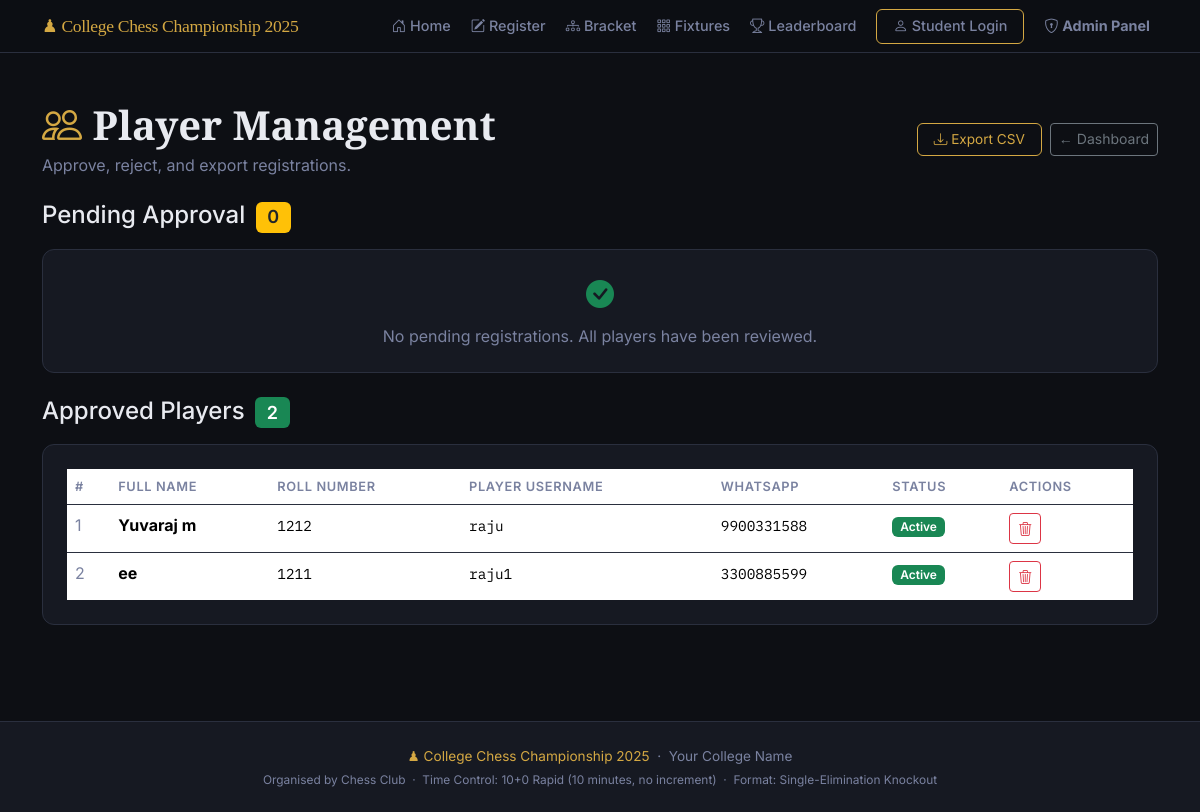
/admin/players (signed in), run on an earlier commit of the app's database.
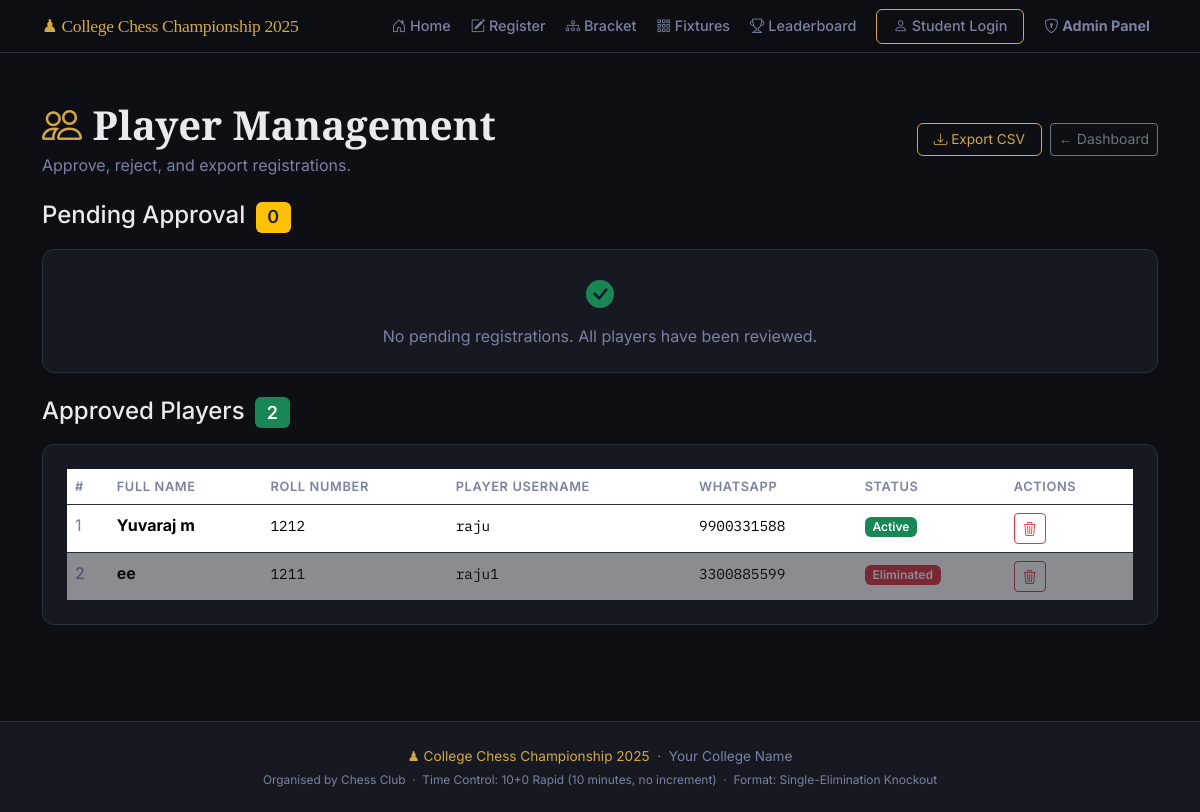
And on a later commit of the database.
### models.py (models this page shows, shortened)
class Player(db.Model):
    __tablename__ = "players"
    id = db.Column(db.Integer, primary_key=True)
    full_name      = db.Column(db.String(100), nullable=False)
    roll_number    = db.Column(db.String(50),  unique=True, nullable=False)
    chess_username = db.Column(db.String(50),  unique=True, nullable=False)
    whatsapp       = db.Column(db.String(20),  nullable=False)
    registered_at = db.Column(db.DateTime, default=datetime.utcnow)
    is_approved   = db.Column(db.Boolean, default=False)   # Admin must approve
    is_eliminated = db.Column(db.Boolean, default=False)   # Set True after a loss
    wins      = db.Column(db.Integer, default=0)   # Total match wins
    losses    = db.Column(db.Integer, default=0)   # Total match losses
    points    = db.Column(db.Integer, default=0)   # 1 per win, used for ranking
    bye_count = db.Column(db.Integer, default=0)   # Number of byes received
    matches_as_p1 = db.relationship(
        "Match", foreign_keys="Match.player1_id",
        backref="player1", lazy="dynamic"
    )
    matches_as_p2 = db.relationship(
        "Match", foreign_keys="Match.player2_id",
        backref="player2", lazy="dynamic"
    )
    matches_won = db.relationship(
        "Match", foreign_keys="Match.winner_id",
        backref="winner", lazy="dynamic"
    )

### app.py (the view)
    @app.route("/admin/players")
    @admin_required
    def admin_players():
        pending_players  = Player.query.filter_by(is_approved=False).order_by(Player.registered_at).all()
        approved_players = Player.query.filter_by(is_approved=True).order_by(Player.registered_at).all()
        return render_template(
            "admin_players.html",
            pending_players  = pending_players,
            approved_players = approved_players,
        )

### templates/admin_players.html (shortened to what the changed rows need)
{% extends "base.html" %}
{% block content %}
<section class="py-5">
  <div class="container">
    <div class="d-flex justify-content-between align-items-center mb-4">
      <div>
        <h1 class="chess-section-title mb-1">
          <i class="bi bi-people chess-gold"></i> Player Management
        </h1>
      </div>
    </div>
    {% if approved_players %}
      <div class="chess-card">
        <div class="table-responsive">
          <table class="table table-borderless chess-table mb-0">
            <thead>
              <tr>
                <th>#</th>
                <th>Full Name</th>
                <th>Roll Number</th>
                <th>Player Username</th>
                <th>WhatsApp</th>
                <th>Status</th>
                <th>Actions</th>
              </tr>
            </thead>
            <tbody>
              {% for p in approved_players %}
              <tr class="{{ 'opacity-50' if p.is_eliminated else '' }}">
                <td class="text-muted">{{ p.id }}</td>
                <td><strong>{{ p.full_name }}</strong></td>
                <td><span class="chess-mono">{{ p.roll_number }}</span></td>
                <td>
                  <span class="chess-mono">{{ p.chess_username }}</span>
                </td>
                <td><span class="chess-mono">{{ p.whatsapp }}</span></td>
                <td>
                  {% if p.is_eliminated %}
                    <span class="badge bg-danger">Eliminated</span>
                  {% else %}
                    <span class="badge bg-success">Active</span>
                  {% endif %}
                </td>
                <td>
                  <form method="POST"
                        action="{{ url_for('admin_reject_player', player_id=p.id) }}"
                        style="display:inline;"
                        onsubmit="return confirm('Permanently remove {{ p.full_name }}?')">
                    <button type="submit" class="btn btn-outline-danger btn-sm"
                            title="Remove player">
                      <i class="bi bi-trash3"></i>
                    </button>
                  </form>
                </td>
              </tr>
              {% endfor %}
            </tbody>
          </table>
        </div>
      </div>
    {% else %}
      <div class="chess-card text-center py-4 text-muted">
        <i class="bi bi-person-x fs-3"></i>
        <p class="mt-2 mb-0">No approved players yet. Approve registrations above.</p>
      </div>
    {% endif %}
  </div>
</section>
{% endblock %}

What changed in the data, as far as the page shows it:
changed Player "ee": is_eliminated "Active" → "Eliminated"
